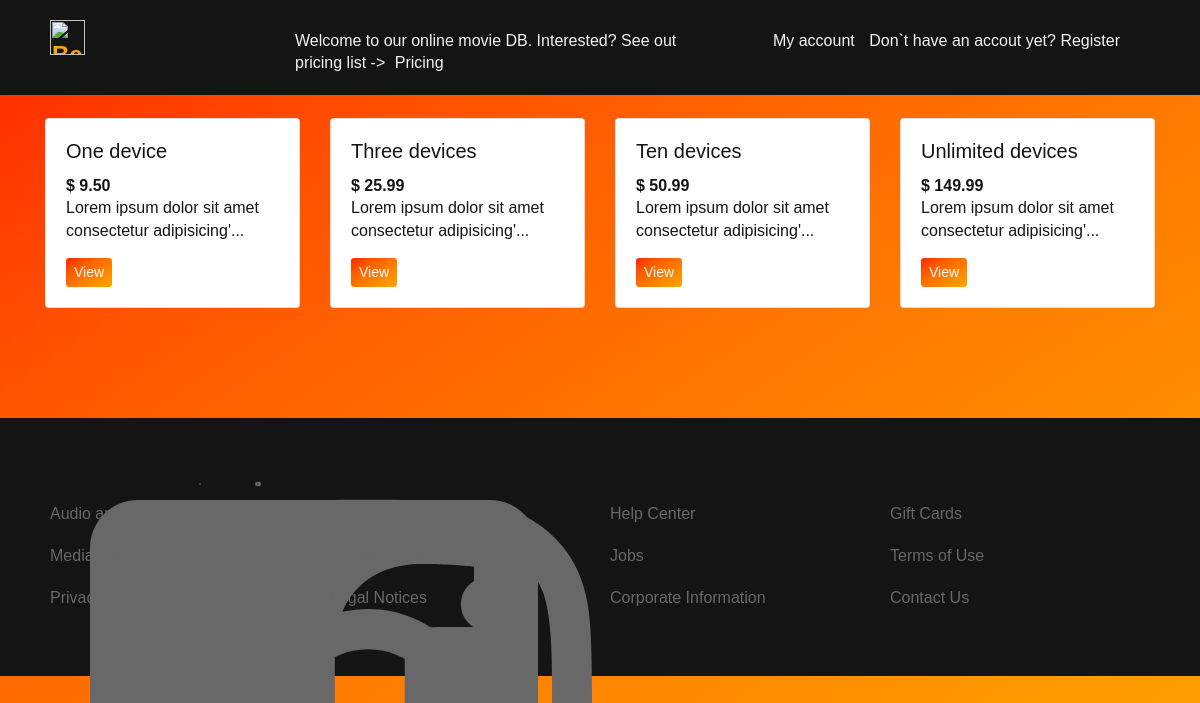
Screenshot of /price.php with the database file from the repository.
### tables this page shows
CREATE TABLE IF NOT EXISTS `products` (
  `id` int(11) NOT NULL AUTO_INCREMENT,
  `product_name` varchar(255) DEFAULT NULL,
  `product_slug` varchar(255) DEFAULT NULL,
  `short_description` varchar(255) DEFAULT NULL,
  `full_description` text DEFAULT NULL,
  `price` double(10,2) DEFAULT NULL,
  `is_featured` tinyint(1) DEFAULT 0,
  `is_active` tinyint(1) DEFAULT 0,
  `created_at` datetime DEFAULT NULL,
  `updated_at` datetime DEFAULT NULL,
  PRIMARY KEY (`id`)
);

### price.php (the view, shortened to what this page needs)
<?php
require_once('config/db.php');
$prod = "SELECT * from products";
$handle = $pdo->prepare($prod);
$handle->execute();
$getAllProducts = $handle->fetchAll(PDO::FETCH_ASSOC);
include('comp/header.php');
?>
<html>
    <head>
        <link rel="stylesheet" href="https://stackpath.bootstrapcdn.com/bootstrap/4.1.3/css/bootstrap.min.css">
        <link rel="stylesheet" type="text/css" href="assets/css/main.css">
    </head>
    <body id="home">
        <div class="wrapper">
<?php include('comp/header.php') ?>
            <section class="container" >
                <div class="row" style="padding:110px 0 110px 0">
                        <?php
                        foreach($getAllProducts as $product)
                        {
                            ?>
                            <div class="col-md-3  mt-2">
                                <div class="card">
                                    <div class="card-body">
                                        <h5 class="card-title">
                                                <?php echo $product['product_name']; ?>
                                        </h5>
                                        <strong>$ <?php echo $product['price']?></strong>
                                        <p class="card-t">
                                            <?php echo substr($product['short_description'],0,50) ?>'...
                                        </p>
                                        <p class="card-text">
                                            <a href="step_one.php?product=<?php echo $product['id']?>" class="btn btn-primary btn-sm">
                                                View
                                            </a>
                                        </p>
                                    </div>
                                </div>
                            </div>
                            <?php
                        }
                        ?>
                </div>
            </section>
<?php include('comp/footer.php');?>
        </div>
    </body>
</html>

### assets/css/main.css (style rules this page uses)
:root { --primary: #141414; --light: #F3F3F3; --dark: #686868; }
html, body { width: 100vw; min-height: 100vh; margin: 0; padding: 0; color: var(--light); font-family: Arial, Helvetica, sans-serif; box-sizing: border-box; line-height: 1.4; background-image: linear-gradient(to right bottom, #ff2500, #ff5400, #ff7300, #ff8d00, #ffa500); }
.card-title { color:var(--primary); }
.card-body .card-title a, .card-body strong, .card-body p.card-t { color: var(--primary); }
.btn-primary { background-image: linear-gradient(to right bottom, #ff2500, #ff5400, #ff7300, #ff8d00, #ffa500); border:none; background-color: transparent; }
.wrapper { margin: 0; padding: 0; }

### rows the page displays
products: product_name "One device", price "9.50", short_description "Lorem ipsum dolor sit amet consectetur adipisicing"
products: product_name "Three devices", price "25.99", short_description "Lorem ipsum dolor sit amet consectetur adipisicing"
products: product_name "Ten devices", price "50.99", short_description "Lorem ipsum dolor sit amet consectetur adipisicing"
products: product_name "Unlimited devices", price "149.99", short_description "Lorem ipsum dolor sit amet consectetur adipisicing"
